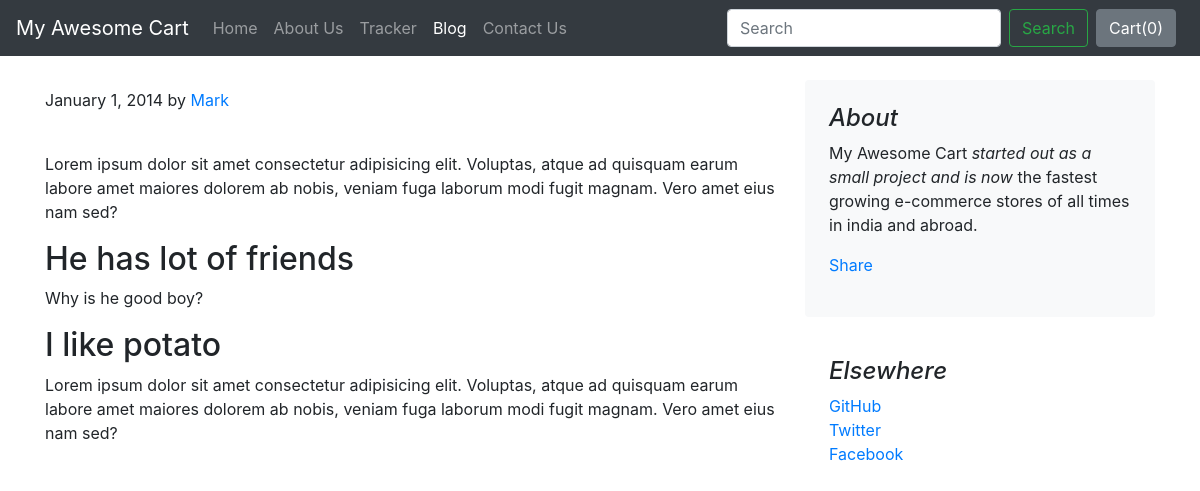
The page /blog/blogpost/1 on the database as committed earlier.
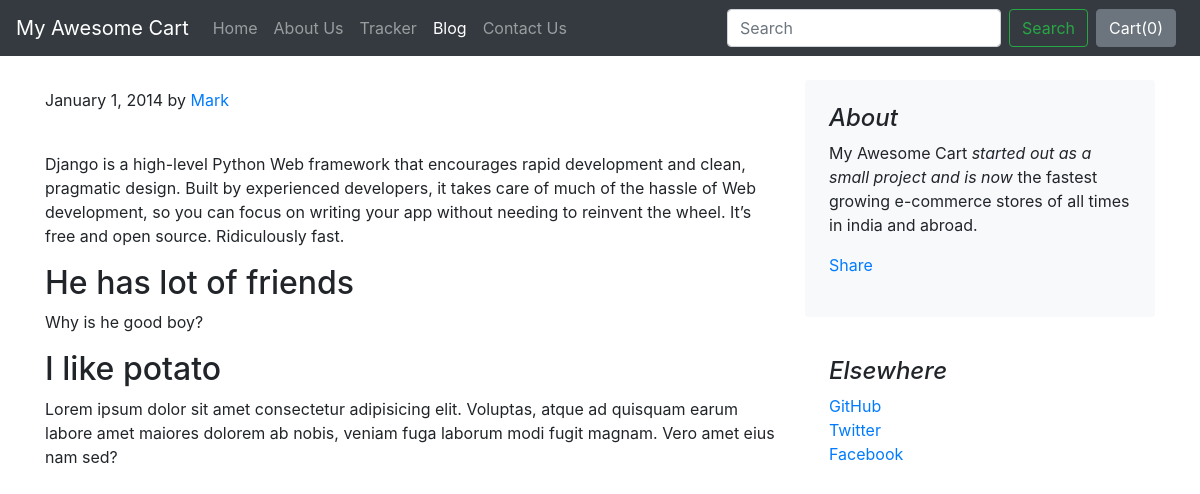
The same page on the database as committed later.
### blog/models.py (models this page shows)
class Blogpost(models.Model):
    post_id = models.AutoField(primary_key= True)
    tilte = models.CharField(max_length=50)
    head0 = models.CharField(max_length=500, default="")
    chead0 = models.CharField(max_length=5000, default="")
    head1 = models.CharField(max_length=500, default="")
    chead1 = models.CharField(max_length=5000, default="")
    head2 = models.CharField(max_length=500, default="")
    chead2 = models.CharField(max_length=5000, default="")
    pub_date = models.DateField()
    thumbnail = models.ImageField(upload_to='shop/images', default="")
    def __str__(self):
        return self.tilte

### blog/views.py (the view)
# urls.py: path("blogpost/<int:id>", views.blogpost, name="blogHome")
def blogpost(request, id):
    post = Blogpost.objects.filter(post_id = id)[0]
    print(post)
    return render(request, 'blog/blogpost.html',{'post':post})

### blog/templates/blog/blogpost.html (shortened to what this page needs)
{% extends 'blog/basic.html' %}
{% block body %}
<div class="container">
    <div class="row mt-4">
        <div class="col-md-8 blog-main">
            <div class="blog-post">
                <p class="blog-post-meta">January 1, 2014 by <a href="#">Mark</a></p>
                <div class="fb-like" data-href="http://127.0.0.1:8000/blog/blogpost/{{post.post_id}}" data-layout="standard" data-action="like" data-size="large" data-show-faces="false" data-share="true"></div><br>
                <p>{{post.chead0}}</p>
                <h2>{{post.head1}}</h2>
                <p>{{post.chead1}}</p>
                <h2>{{post.head2}}</h2>
                <p>{{post.chead2}}</p>
            </div>
        </div>
        <aside class="col-md-4 blog-sidebar">
            <div class="p-4 mb-3 bg-light rounded">
                <h4 class="font-italic">About</h4>
                <p class="mb-0">My Awesome Cart <em>started out as a small project and is now</em> the fastest growing e-commerce stores of all times in india and abroad.</p>
                <div class="my-3 fb-share-button" data-href="http://127.0.0.1:8000/blog/blogpost/{{post.post_id}}" data-layout="button_count" data-size="large"><a target="_blank" href="https://www.facebook.com/sharer/sharer.php?u=http%3A%2F%2F127.0.0.1%3A8000%2Fblog%2Fblogpost%2F4&src=sdkpreparse" class="fb-xfbml-parse-ignore">Share</a></div>
            </div>
            <div class="p-4">
                <h4 class="font-italic">Elsewhere</h4>
                <ol class="list-unstyled">
                    <li><a href="#">GitHub</a></li>
                    <li><a href="#">Twitter</a></li>
                    <li><a href="#">Facebook</a></li>
                </ol>
            </div>
        </aside>
    </div>
</div>
{% endblock %}

Rows that differ between the two databases and show on the page:
changed Blogpost "He has lot of friends": chead0 "Lorem ipsum dolor sit amet consectetur adipisicing elit. Voluptas, atque ad quisquam earum labore amet maiores dolorem ab nobis, veniam fuga laborum modi fugit magnam. Vero amet eius nam sed?" → "Django is a high-level Python Web framework that encourages rapid development and clean, pragmatic design. Built by experienced developers, it takes care of much of the hassle of Web development, so you can focus on writing your app without needing to reinvent the wheel. It’s free and open source. Ridiculously fast."
